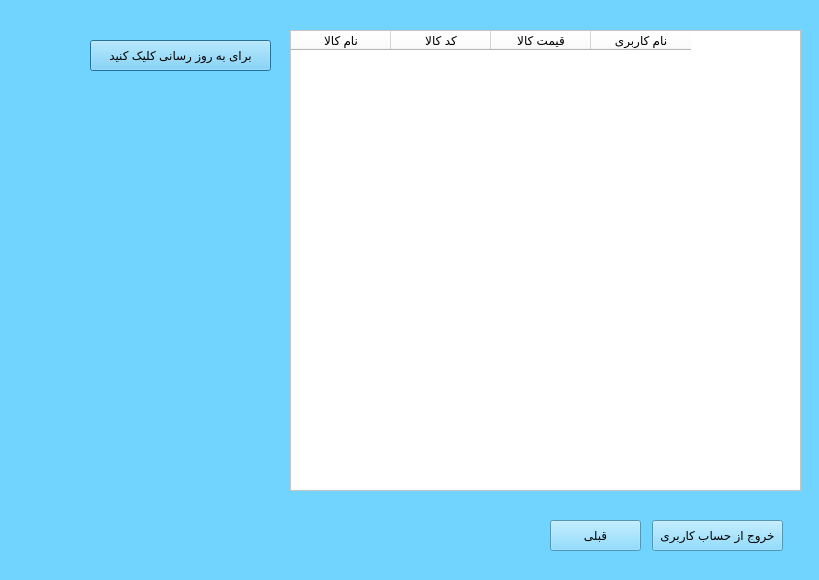
<?xml version="1.0" encoding="UTF-8"?>
<ui version="4.0">
 <class>Dialog</class>
 <widget class="QDialog" name="Dialog">
  <property name="geometry">
   <rect>
    <x>0</x>
    <y>0</y>
    <width>819</width>
    <height>580</height>
   </rect>
  </property>
  <property name="windowTitle">
   <string>Dialog</string>
  </property>
  <property name="styleSheet">
   <string notr="true">background-color: rgb(112, 212, 255);</string>
  </property>
  <widget class="QTableWidget" name="tableWidget">
   <property name="geometry">
    <rect>
     <x>290</x>
     <y>30</y>
     <width>511</width>
     <height>461</height>
    </rect>
   </property>
   <property name="styleSheet">
    <string notr="true">background-color: rgb(255, 255, 255);</string>
   </property>
   <column>
    <property name="text">
     <string>نام کالا</string>
    </property>
   </column>
   <column>
    <property name="text">
     <string>کد کالا</string>
    </property>
   </column>
   <column>
    <property name="text">
     <string>قیمت کالا</string>
    </property>
   </column>
   <column>
    <property name="text">
     <string>نام کاربری</string>
    </property>
   </column>
  </widget>
  <widget class="QPushButton" name="enter_to_load_button">
   <property name="geometry">
    <rect>
     <x>90</x>
     <y>40</y>
     <width>181</width>
     <height>31</height>
    </rect>
   </property>
   <property name="text">
    <string>برای به روز رسانی کلیک کنید</string>
   </property>
  </widget>
  <widget class="QPushButton" name="back_button">
   <property name="geometry">
    <rect>
     <x>550</x>
     <y>520</y>
     <width>91</width>
     <height>31</height>
    </rect>
   </property>
   <property name="text">
    <string>قبلی</string>
   </property>
  </widget>
  <widget class="QPushButton" name="logout_button">
   <property name="geometry">
    <rect>
     <x>652</x>
     <y>520</y>
     <width>131</width>
     <height>31</height>
    </rect>
   </property>
   <property name="text">
    <string>خروج از حساب کاربری</string>
   </property>
  </widget>
 </widget>
 <resources/>
 <connections/>
</ui>
